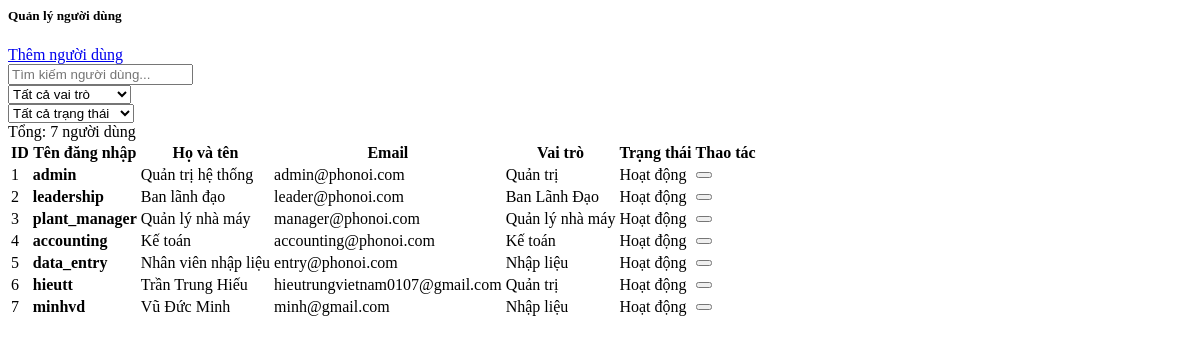
Before: /admin/users (signed in) with the older database file.
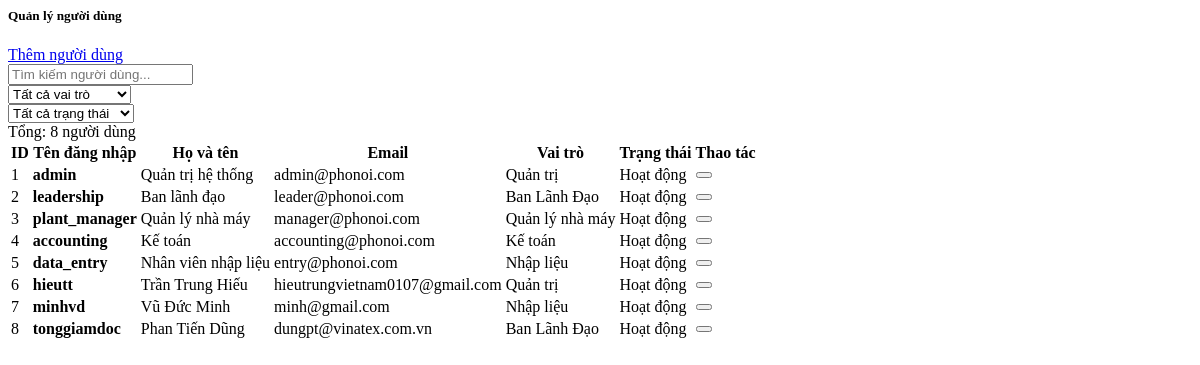
After: the same page with the newer database file.
### models.py (models this page shows)
class User(UserMixin, db.Model):
    id = db.Column(db.Integer, primary_key=True)
    username = db.Column(db.String(64), unique=True, nullable=False)
    email = db.Column(db.String(120), unique=True, nullable=False)
    password_hash = db.Column(db.String(256))
    role = db.Column(Enum(UserRole), nullable=False, default=UserRole.DATA_ENTRY)
    full_name = db.Column(db.String(120))
    created_at = db.Column(db.DateTime, default=datetime.utcnow)
    is_active = db.Column(db.Boolean, default=True)

### blueprints/admin.py (the view)
@bp.route('/users', methods=['GET'])
@login_required
def users_admin():
    if not check_permissions(current_user.role, ['admin']):
        flash('Bạn không có quyền truy cập mục này', 'error')
        return redirect(url_for('dashboard.dashboard'))
    users = User.query.order_by(User.id).all()
    return render_template('admin/user.html', users=users)

### app.py (called while the page is built)
@login_manager.user_loader
def load_user(user_id):
    from models import User
    return User.query.get(int(user_id))

### utils.py (called while the page is built)
def check_permissions(user_role, allowed_roles):
    if user_role == UserRole.ADMIN:
        return True
    return user_role.value in allowed_roles

### templates/admin/user.html (shortened to what this page needs)
{% block content %}
<div class="card">
  <div class="card-header d-flex justify-content-between align-items-center">
    <h5>Quản lý người dùng</h5>
    <a class="btn btn-primary btn-sm" href="{{ url_for('new_user') }}">
      Thêm người dùng
    </a>
  </div>
  <div class="card-body">
    <div class="row mb-3">
      <div class="col-md-6">
        <input type="text" class="form-control" id="user-search-admin" placeholder="Tìm kiếm người dùng...">
      </div>
      <div class="col-md-3">
        <select class="form-select" id="user-filter-role">
          <option value="">Tất cả vai trò</option>
        </select>
      </div>
      <div class="col-md-3">
        <select class="form-select" id="user-filter-status">
          <option value="">Tất cả trạng thái</option>
        </select>
      </div>
    </div>
    <div class="text-muted mb-2">
      Tổng: {{ users|length if users is defined else 0 }} người dùng
    </div>
    <div class="table-responsive">
      <table class="table table-striped">
        <thead>
          <tr>
            <th>ID</th>
            <th>Tên đăng nhập</th>
            <th>Họ và tên</th>
            <th>Email</th>
            <th>Vai trò</th>
            <th>Trạng thái</th>
            <th>Thao tác</th>
          </tr>
        </thead>
        <tbody id="users-table-body">
          {% for u in users %}
          {% set role_value = (u.role.name if (u.role is not none and (u.role.name is defined)) else u.role) %}
          {% set active_value = (u.is_active if (u.is_active is defined) else (u.active if (u.active is defined) else False)) %}
          <tr class="user-admin-row"
              data-status="{{ 'active' if active_value else 'inactive' }}"
               data-role="{{ (role_value or '')|lower }}">
            <td>{{ u.id }}</td>
            <td><strong>{{ u.username }}</strong></td>
            <td>{{ u.full_name or '-' }}</td>
            <td>{{ u.email or '-' }}</td>
            <td>
             {% if role_value == 'ADMIN' %}
                <span class="badge bg-danger">Quản trị</span>
             {% elif role_value == 'PLANT_MANAGER' %}
                <span class="badge bg-info">Quản lý nhà máy</span>
             {% elif role_value == 'LEADERSHIP' %}
                <span class="badge bg-warning">Ban Lãnh Đạo</span>
             {% elif role_value == 'ACCOUNTING' %}
                <span class="badge bg-info">Kế toán</span>
             {% elif role_value == 'DATA_ENTRY' %}
               <span class="badge bg-secondary">Nhập liệu</span>
             {% else %}
               <span class="badge bg-secondary">{{ (role_value or 'UNKNOWN')|replace('_',' ') }}</span>
              {% endif %}
            </td>
            <td>
              {% if active_value %}
                <span class="badge bg-success">Hoạt động</span>
              {% else %}
                <span class="badge bg-secondary">Ngưng</span>
              {% endif %}
            </td>
            <td class="text-nowrap">
              <form method="post" action="{{ url_for('admin.delete_user', user_id=u.id) }}" style="display:inline"
                    onsubmit="return confirm('Xác nhận xóa người dùng #{{ u.id }}: {{ u.username }} ?');">
                <button type="submit" class="btn btn-sm btn-outline-danger" title="Xóa">
                </button>
              </form>
            </td>
          </tr>
          {% else %}
          <tr><td colspan="7" class="text-center">Chưa có người dùng.</td></tr>
          {% endfor %}
        </tbody>
      </table>
    </div>
  </div>
</div>
{% endblock %}

Changed rows visible on the page:
added User: id "8", username "tonggiamdoc", full_name "Phan Tiến Dũng", email "dungpt@vinatex.com.vn", shows "Ban Lãnh Đạo"
Other visible differences:
{{ users|length if users is defined else 0 }}: "7" → "8"
